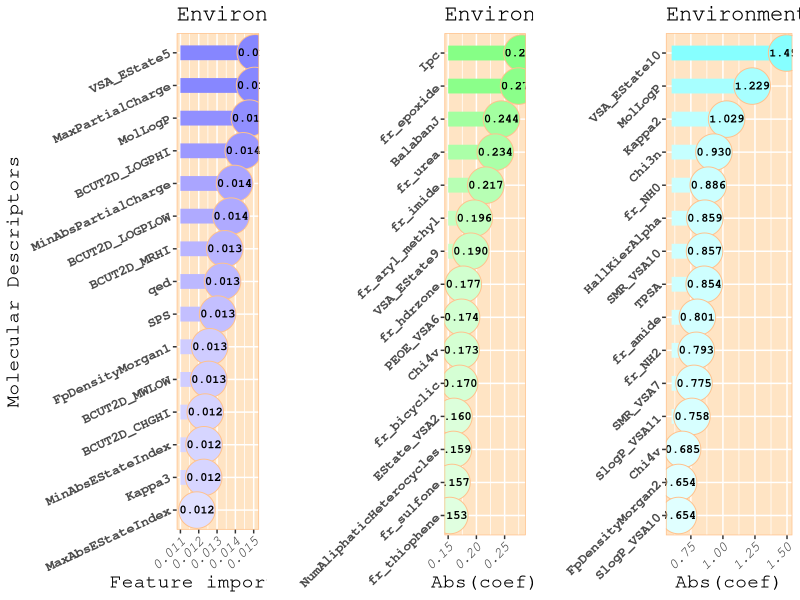

The R source for this figure: (Note: this script raises an error after producing the figure.)
library(ggplot2)
library(gridExtra)
library(cowplot)
setwd("D:/R_work/master-s-thesis-project")

fimp<-read.csv("QSAR/table/data5EF_RF_fimp.csv",header = TRUE,check.names = FALSE)
colnames(fimp)=c("Name","Importance")
EF<-c("#FFC18C","#FFE4C4")
RF<-c("#8686FF","#E0E0FF")
EFRF<-ggplot(fimp, aes(x = Name, y = Importance)) +
  geom_segment(aes(x= Name, y= Importance, color=Importance,
                   xend=Name, yend=0.011),
               linewidth=5,
               linetype=1)+#使用reorder()排序变量
  geom_point(aes(fill=Importance), size=12, pch = 21, color=EF[1]) +
  geom_text(aes(label =sprintf("%.3f",Importance)), 
            color = "black",
            size = 3,
            family = "mono",
            fontface="bold")+ 
  scale_fill_continuous(high=RF[1],low=RF[2])+
  scale_color_continuous(high=RF[1],low=RF[2])+
  guides(fill ="none",color="none")+
  labs(title = "Environmental Fate & Random Forest", x = "Molecular Descriptors", y = "Feature importance")+
  xlim(rev(fimp$Name))+#固定横坐标
  coord_flip()+
  annotate("text",x=Inf, y=-Inf, label="(A)",hjust=1,vjust=-0.5)+
  theme(
    text = element_text(family = "mono", size=16),
    plot.title = element_text(size = 16),#title 大小
    axis.title.x = element_text(size = 14),#x轴标题
    axis.title.y = element_text(size = 14),
    axis.text.x = element_text(face = "italic", angle = 45, hjust = 1,size = 10),#横坐标
    axis.text.y = element_text(face = "bold", angle = 25, hjust = 1,size = 10),
    legend.text = element_text(size = 8),#legend字体大小
    legend.title = element_text(size = 8), #设置legend标签字体大小
    panel.background = element_rect(fill = EF[2]),  # 去除背景
    panel.border = element_rect(color = EF[1], fill = NA)#保留边框
  )

fimp<-read.csv("QSAR/table/data13EF_LR_fimp.csv",header = TRUE,check.names = FALSE)
colnames(fimp)=c("Name","abs(coef)")
EF<-c("#FFC18C","#FFE4C4")
LR<-c("#86FF86","#E0FFE0")
EFLR<-ggplot(fimp, aes(x = Name, y = `abs(coef)`)) +
  geom_segment(aes(x= Name, y=`abs(coef)`, color=`abs(coef)`,
                   xend=Name, yend=0.15),
               size=5,
               linetype=1)+#使用reorder()排序变量
  geom_point(aes(fill=`abs(coef)`), size=12, pch = 21, color=EF[1]) +
  geom_text(aes(label =sprintf("%.3f",`abs(coef)`)), 
            color = "black",
            size = 3,
            family = "mono",
            fontface="bold")+ 
  scale_fill_continuous(high=LR[1],low=LR[2])+
  scale_color_continuous(high=LR[1],low=LR[2])+
  guides(fill ="none",color="none")+
  labs(title = "Environmental Fate & LR", x = "", y = "Abs(coef)")+
  xlim(rev(fimp$Name))+#固定横坐标
  coord_flip()+
  theme(
    text = element_text(family = "mono", size=16),
    plot.title = element_text(size = 16),#title 大小
    axis.title.x = element_text(size = 14),#x轴标题
    axis.title.y = element_text(size = 14),
    axis.text.x = element_text(face = "italic", angle = 45, hjust = 1,size = 10),#横坐标
    axis.text.y = element_text(face = "bold", angle = 45, hjust = 1,size = 10),
    legend.text = element_text(size = 8),#legend字体大小
    legend.title = element_text(size = 8), #设置legend标签字体大小
    panel.background = element_rect(fill = EF[2]),  # 去除背景
    panel.border = element_rect(color = EF[1], fill = NA)#保留边框
  )

fimp<-read.csv("QSAR/table/data9EF_SVM_fimp.csv",header = TRUE,check.names = FALSE)
colnames(fimp)=c("Name","abs(coef)")
EF<-c("#FFC18C","#FFE4C4")
SVM<-c("#86FFFF","#E0FFFF")
EFSVM<-ggplot(fimp, aes(x = Name, y = `abs(coef)`)) +
  geom_segment(aes(x= Name, y=`abs(coef)`, color=`abs(coef)`,
                   xend=Name, yend=0.6),
               size=5,
               linetype=1)+#使用reorder()排序变量
  geom_point(aes(fill=`abs(coef)`), size=12, pch = 21, color=EF[1]) +
  geom_text(aes(label =sprintf("%.3f",`abs(coef)`)), 
            color = "black",
            size = 3,
            family = "mono",
            fontface="bold")+ 
  scale_fill_continuous(high=SVM[1],low=SVM[2])+
  scale_color_continuous(high=SVM[1],low=SVM[2])+
  guides(fill ="none",color="none")+
  labs(title = "Environmental Fate & SVM", x = "", y = "Abs(coef)")+
  xlim(rev(fimp$Name))+#固定横坐标
  coord_flip()+
  theme(
    text = element_text(family = "mono", size=16),
    plot.title = element_text(size = 16),#title 大小
    axis.title.x = element_text(size = 14),#x轴标题
    axis.title.y = element_text(size = 14),
    axis.text.x = element_text(face = "italic", angle = 45, hjust = 1,size = 10),#横坐标
    axis.text.y = element_text(face = "bold", angle = 45, hjust = 1,size = 10),
    legend.text = element_text(size = 8),#legend字体大小
    legend.title = element_text(size = 8), #设置legend标签字体大小
    panel.background = element_rect(fill = EF[2]),  # 去除背景
    panel.border = element_rect(color = EF[1], fill = NA)#保留边框
  )

com<-grid.arrange(EFRF,EFLR,EFSVM,nrow=1)
save_plot("QSAR/final/pic/EF_fimp.png",com,base_width=50,base_height = 15,dpi = 300,units = "cm",bg="white")






